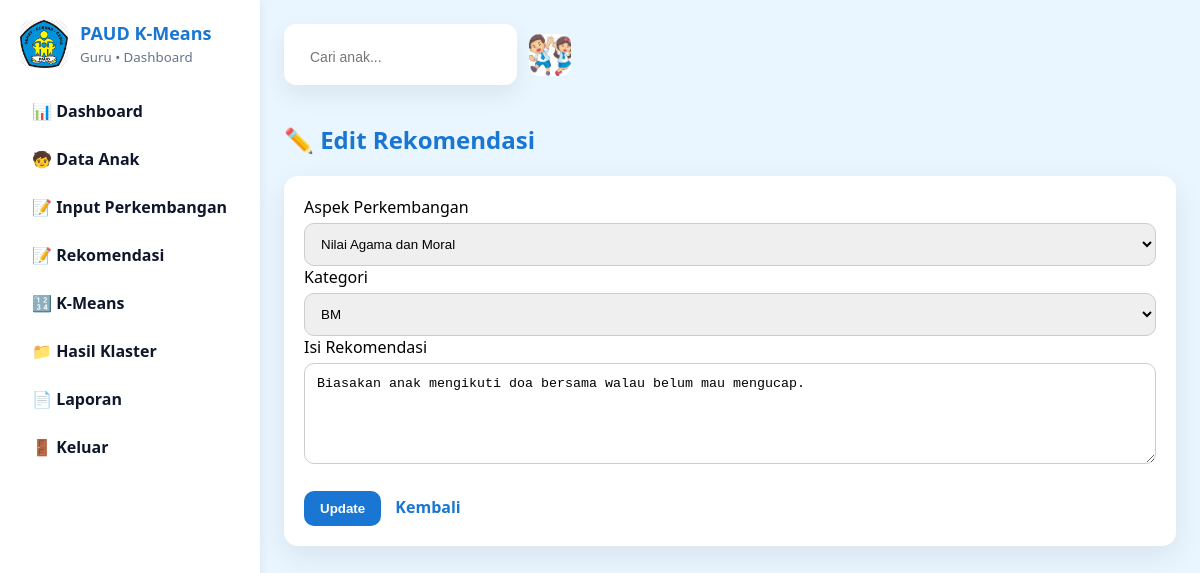
Page /edit_rekomendasi.php?id=1 on the committed database.
### tables this page shows
CREATE TABLE `rekomendasi_aspek` (
  `id_rek_aspek` int(11) NOT NULL,
  `id_aspek` int(11) DEFAULT NULL,
  `kategori` varchar(100) DEFAULT NULL,
  `rekomendasi` text DEFAULT NULL,
  `dibuat_pada` timestamp NOT NULL DEFAULT current_timestamp()
);

### edit_rekomendasi.php (the view, shortened to what this page needs)
<?php
include "config.php";
$id = $_GET['id'];
$q = mysqli_query($conn, "SELECT * FROM rekomendasi_aspek WHERE id_rek_aspek='$id'");
$d = mysqli_fetch_assoc($q);
?>
<!DOCTYPE html>
<html lang="id">
<head>
</head>
<body>
<div class="app">
<?php include "sidebar.php"; ?>
<div class="main">
    <div class="topbar">
        <?php include "topbar.php"; ?>
    </div>
    <h2 style="color:#1976D2;">✏️ Edit Rekomendasi</h2>
    <div class="form-box">
        <form method="POST">
            <label>Aspek Perkembangan</label>
            <select name="id_aspek" required>
                <?php
                $aspek = mysqli_query($conn, "SELECT * FROM aspek_perkembangan");
                while($a = mysqli_fetch_assoc($aspek)){
                    $sel = ($a['id_aspek']==$d['id_aspek']) ? "selected" : "";
                    echo "<option value='{$a['id_aspek']}' $sel>{$a['nama_aspek']}</option>";
                }
                ?>
            </select>
            <label>Kategori</label>
            <select name="kategori" required>
                <option value="BM" <?= $d['kategori']=='BM'?'selected':'' ?>>BM</option>
            </select>
            <label>Isi Rekomendasi</label>
            <textarea name="rekomendasi" rows="5" required><?= $d['rekomendasi'] ?></textarea>
            <br><br>
            <button class="btn-save" type="submit" name="update">Update</button>
            <a href="rekomendasi.php" class="btn-back">Kembali</a>
        </form>
    </div>
</div>
</div>
</body>
</html>

### rows in the picture
rekomendasi_aspek: kategori "BM", rekomendasi "Biasakan anak mengikuti doa bersama walau belum mau mengucap."

### other values in the picture
form field id_aspek "Nilai Agama dan Moral"
